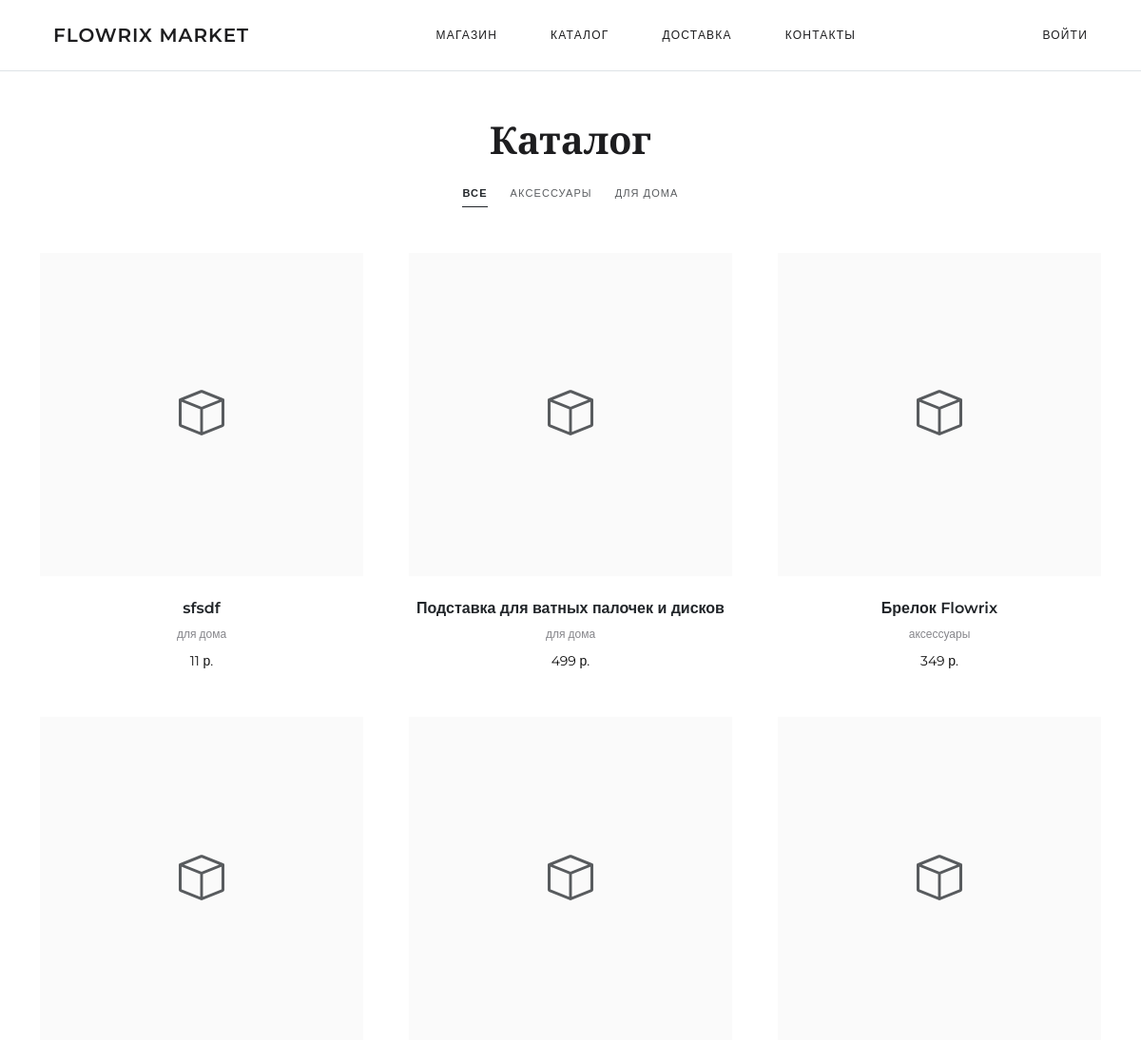
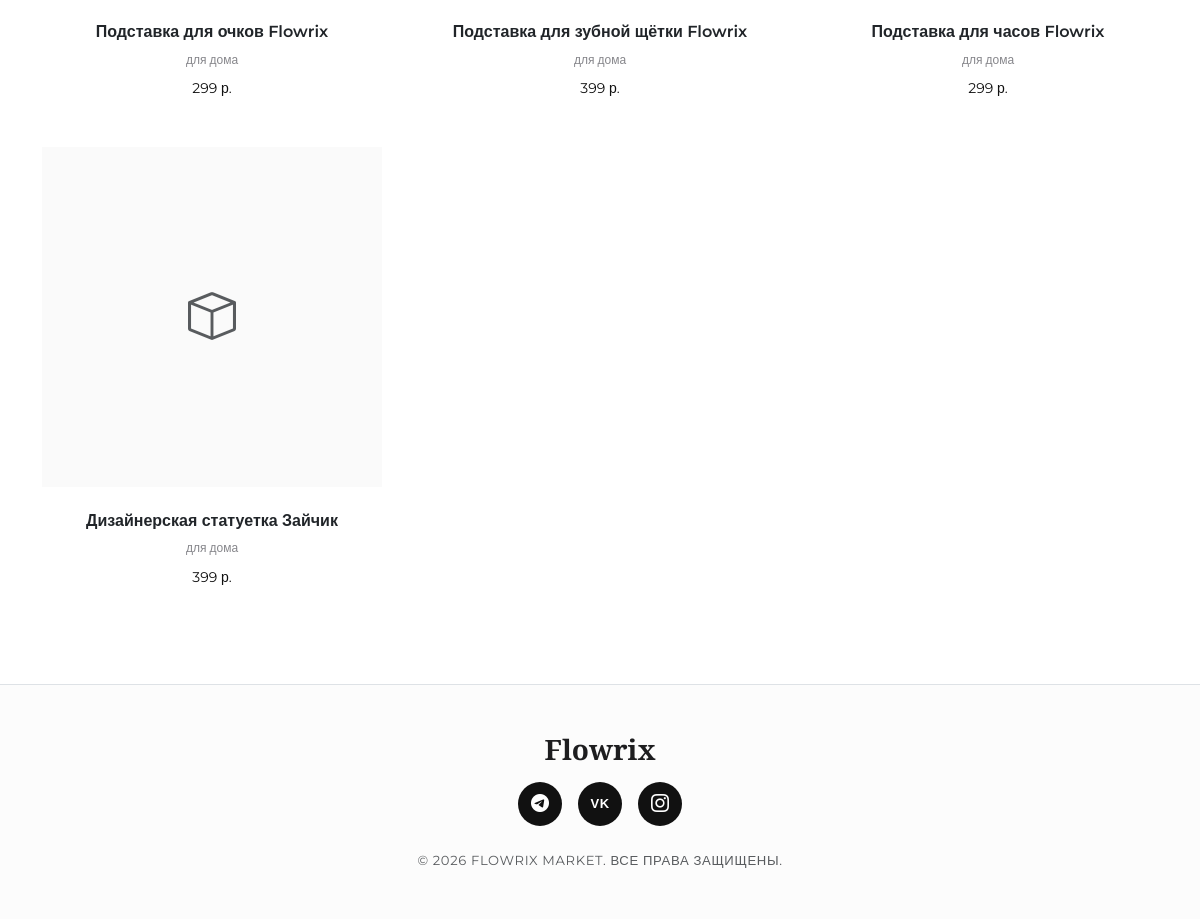
/catalog, run on the app's committed database (2 pictures, top to bottom).
### models.py (models this page shows, shortened)
class Product(db.Model):
    __tablename__ = "products"
    id = db.Column(db.Integer, primary_key=True)
    name = db.Column(db.String(128), nullable=False)
    description = db.Column(db.Text, nullable=True)
    price = db.Column(db.Numeric(10, 2), nullable=False)
    image_filename = db.Column(db.String(256), nullable=True)
    category = db.Column(db.String(64), nullable=True)
    is_available = db.Column(db.Boolean, default=True, nullable=False)
    created_at = db.Column(db.DateTime, default=datetime.utcnow)
    order_items = db.relationship("OrderItem", back_populates="product")
    images = db.relationship("ProductImage", back_populates="product", cascade="all, delete-orphan")
    @property
    def price_float(self) -> float:
        return float(self.price)

### routes/products.py (the view)
@products_bp.route("/catalog")
def index():
    search = request.args.get("q", "").strip()
    category = request.args.get("category", "").strip()
    products = get_products_filtered(search=search, category=category)
    categories = get_all_categories()
    return render_template(
        "products/index.html",
        products=products,
        categories=categories,
        search=search,
        active_category=category,
    )

### main.py (called while the page is built)
def _ensure_admin():
    from models import User
    try:
        first_user = User.query.order_by(User.id.asc()).first()
        if first_user and first_user.role != "admin":
            first_user.role = "admin"
            db.session.commit()
            print(f"User {first_user.username} promoted to Admin")
    except Exception as e:
        print(f"Admin promotion error: {e}")
        db.session.rollback()

### services/product_service.py (called while the page is built, shortened)
def get_products_filtered(search: str = "", category: str = "") -> list:
    query = Product.query.filter_by(is_available=True)
    if category:
        query = query.filter_by(category=category)
    return query.order_by(Product.created_at.desc()).all()

def get_all_categories() -> list[str]:
    rows = (
        Product.query
        .filter(Product.is_available.is_(True), Product.category.isnot(None))
        .with_entities(Product.category)
        .distinct()
        .all()
    )
    return sorted(row[0] for row in rows if row[0])

### templates/products/index.html (shortened to what this page needs)
{% extends "base.html" %}
{% block content %}
<div class="container py-5">
  <div class="text-center mb-5" data-aos="fade-up">
    <h2 class="font-serif mb-4 fs-1">
      {% if active_category %}{{ active_category }}{% elif search %}Поиск: «{{ search }}»{% else %}Каталог{% endif %}
    </h2>
    <div class="d-flex justify-content-center gap-4 flex-wrap mb-4">
      <a href="{{ url_for('products.index', q=search) }}" class="text-decoration-none text-uppercase {% if not active_category %}text-dark fw-bold border-bottom border-dark{% else %}text-muted{% endif %}" style="font-size: 11px; letter-spacing: 0.1em; padding-bottom: 4px;">
        Все
      </a>
      {% for cat in categories %}
        <a href="{{ url_for('products.index', category=cat, q=search) }}" class="text-decoration-none text-uppercase {% if active_category == cat %}text-dark fw-bold border-bottom border-dark{% else %}text-muted{% endif %}" style="font-size: 11px; letter-spacing: 0.1em; padding-bottom: 4px;">
          {{ cat }}
        </a>
      {% endfor %}
    </div>
  </div>
  {% if products %}
    <div class="row row-cols-1 row-cols-md-3 g-5">
      {% for product in products %}
        <div class="col" data-aos="fade-up" data-aos-delay="{{ loop.index * 50 }}">
          <div class="product-card">
            <a href="{{ url_for('products.detail', product_id=product.id) }}" class="text-decoration-none">
              <div class="img-wrapper">
              </div>
              <h5 class="text-dark">{{ product.name }}</h5>
              <div class="category">{{ product.category or "без категории" }}</div>
              <div class="price">{{ "%.0f"|format(product.price_float) }} р.</div>
            </a>
          </div>
        </div>
      {% endfor %}
    </div>
  {% else %}
    <div class="text-center py-5" data-aos="fade-up">
      <p class="text-muted">Ничего не найдено.</p>
      <a href="{{ url_for('products.index') }}" class="btn btn-outline-dark mt-3 rounded-0 text-uppercase" style="font-size: 12px; letter-spacing: 0.05em;">Сбросить фильтры</a>
    </div>
  {% endif %}
</div>
{% endblock %}

### static/css/style.css (style rules this page uses)
:root { --color-primary: #111111; --color-secondary: #f0f0f0; --color-bg: #ffffff; --color-surface: #fafafa; --color-border: #e6e6e6; --color-text: #1d1d1f; --color-muted: #86868b; --color-accent: #f7e07a; --font-main: 'Montserrat', sans-serif; --font-heading: 'Playfair Display', serif; --radius-sm: 4px; --radius-md: 8px; --radius-pill: 50px; }
body { font-family: var(--font-main); background-color: var(--color-bg); color: var(--color-text); line-height: 1.6; font-size: 15px; font-weight: 400; -webkit-font-smoothing: antialiased; }
h1, h2, h3, h4, h5, h6, .font-serif { font-family: var(--font-heading); font-weight: 600; }
.product-card { text-align: center; transition: all 0.3s ease; background: transparent; border: none; }
.product-card .img-wrapper { background: var(--color-surface); margin-bottom: 1.5rem; overflow: hidden; }
.product-card h5 { font-family: var(--font-main); font-weight: 600; font-size: 16px; margin-bottom: 0.5rem; color: var(--color-primary); }
.product-card .category { font-size: 12px; color: var(--color-muted); margin-bottom: 0.5rem; text-transform: lowercase; }
.product-card .price { font-size: 14px; color: var(--color-primary); }

### data on the page
Product: name "sfsdf", category "для дома", price_float "11"
Product: name "Подставка для ватных палочек и дисков", category "для дома", price_float "499"
Product: name "Брелок Flowrix", category "аксессуары", price_float "349"
Product: name "Подставка для очков Flowrix", category "для дома", price_float "299"
Product: name "Подставка для зубной щётки Flowrix", category "для дома", price_float "399"
Product: name "Подставка для часов Flowrix", category "для дома", price_float "299"
Product: name "Дизайнерская статуетка Зайчик", category "для дома", price_float "399"

### other printed values
{{ cat }} "АКСЕССУАРЫ" "ДЛЯ ДОМА"
